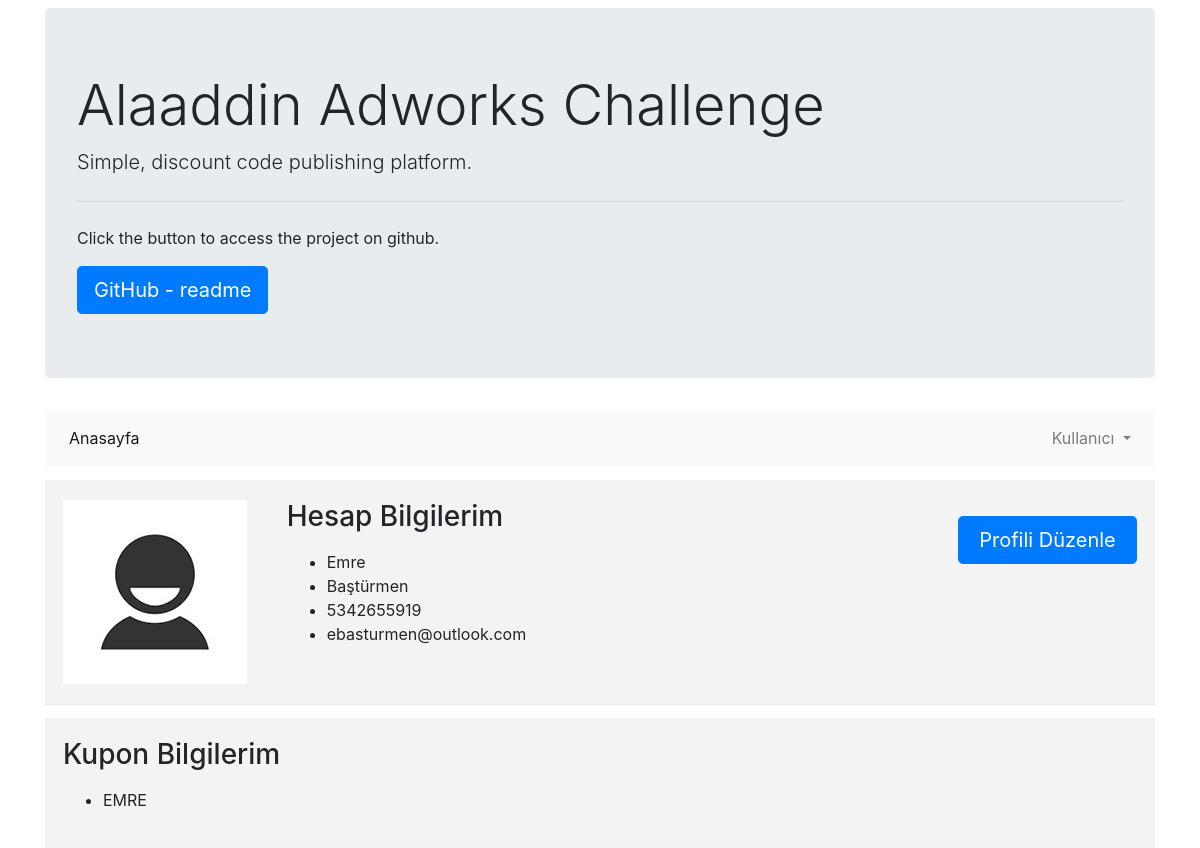
The app's page /profile.php (signed in) with its own data.
### tables this page shows
CREATE TABLE `users` (
  `id` int(8) unsigned NOT NULL AUTO_INCREMENT,
  `name` varchar(64) DEFAULT NULL,
  `surname` varchar(128) DEFAULT NULL,
  `phone` varchar(128) DEFAULT NULL,
  `email` varchar(128) NOT NULL,
  `password` varchar(255) NOT NULL,
  `profile_photo` varchar(255) DEFAULT NULL,
  PRIMARY KEY (`id`)
);

CREATE TABLE `discount_codes` (
  `id` int(8) unsigned NOT NULL AUTO_INCREMENT,
  `title` varchar(255) DEFAULT NULL,
  `code` varchar(255) DEFAULT NULL,
  `owner_id` int(8) unsigned DEFAULT NULL,
  `status` tinyint(1) DEFAULT 0,
  PRIMARY KEY (`id`),
  KEY `FK_owner_id` (`owner_id`),
  CONSTRAINT `FK_owner_id` FOREIGN KEY (`owner_id`) REFERENCES `users` (`id`) ON UPDATE CASCADE
);

### class/users.php (called while the page is built, shortened)
<?php
class User{
    private $conn;
    private $db_table = "users";
    public $id;
    public function __construct($db){
        $this->conn = $db;
    }
    public function getSingleUser(){
        $sqlQuery = "SELECT *  FROM ". $this->db_table ." WHERE id = ? LIMIT 0,1";
        $stmt = $this->conn->prepare($sqlQuery);
        $stmt->bindParam(1, $this->id);
        $stmt->execute();
        $dataRow = $stmt->fetch(PDO::FETCH_ASSOC);
        if (!empty($dataRow))
        {
            $this->name = $dataRow['name'];
            $this->surname = $dataRow['surname'];
            $this->phone = $dataRow['phone'];
            $this->email = $dataRow['email'];
        }
    }
}
?>

### class/coupons.php (called while the page is built, shortened)
<?php
class Coupons{
    private $conn;
    private $db_table = "discount_codes";
    public $owner_id;
    public function __construct($db){
        $this->conn = $db;
    }
    public function get_coupon()
    {
        $this->owner_id=htmlspecialchars(strip_tags($this->owner_id));
        $sqlQuery = "SELECT * FROM " . $this->db_table ." WHERE owner_id = ? LIMIT 0,1";
        $stmt = $this->conn->prepare($sqlQuery);
        $stmt->bindParam(1, $this->owner_id);
        $stmt->execute();
        $dataRow = $stmt->fetch(PDO::FETCH_ASSOC);
        if (!empty($dataRow))
        {
            $this->code = $dataRow['code'];
        }
    }
}
?>

### profile.php (the view, shortened to what this page needs)
<?php
if (!isset($_SESSION['logged_in'])) {
    header("Location: http://localhost/sign-in.php");
    exit();
} else {
    include_once 'config/database.php';
    include_once 'class/users.php';
    include_once 'class/coupons.php';
    $user = new User($db);
    $user->id = $_SESSION['id'];
    $user->getSingleUser();
    $coupon = new Coupons($db);
    $coupon->owner_id = $_SESSION['id'];
    $coupon->get_coupon();
}
?>
<!doctype html>
<html lang="en">
<head>
    <?php include "views/partials/head.php"; ?>
</head>
<body>
<div class="container">
    <?php include "views/partials/jumbotron.php"; ?>
    <?php include "views/partials/navbar.php"; ?>
    <div class="col-12 profile p-0">
        <div class="profile-box">
            <div class="row no-gutters justify-content-between">
                <div class="col-md-2 profile-image">
                    <img src="assets/images/default-photo.jpg" alt="Logo">
                </div>
                <div class="col-md-7 profile-title">
                    <h3>Hesap Bilgilerim</h3>
                    <ul>
                        <li><?php echo $user->name ?></li>
                        <li><?php echo $user->surname ?></li>
                        <li><?php echo $user->phone ?></li>
                        <li><?php echo $user->email ?></li>
                    </ul>
                </div>
                <div class="col-md-2 discount-code-button">
                    <a class="btn btn-primary btn-lg btn-block" href="/profile-edit.php" role="button">Profili
                        Düzenle</a>
                </div>
            </div>
        </div>
    </div>
    <div class="col-12 coupon-box">
        <h3>Kupon Bilgilerim</h3>
        <ul>
            <?php if (!is_null($coupon->code)) { ?>
                <li><?php echo $coupon->code ?></li>
            <?php } else { ?>
                <li>Henüz kupon kodu almadınız.</li>
            <?php } ?>
        </ul>
    </div>
</div>
</body>
</html>

### assets/css/custom.css (style rules this page uses)
html, body { height: 100%; margin: 0; }
.discount-code-button button,.discount-code-button a { float: right; margin: 16px 0; }
.profile-box { margin: 14px 0; background: #f3f3f3; box-shadow: 0 1px 1px rgba(0, 0, 0, 0.08); height: max-content; padding: 20px 18px; }
.profile-image img { height: 184px; width: 184px; }
.profile-title h3 { margin-bottom: 16px; }
.coupon-box { margin: 14px 0; background: #f3f3f3; box-shadow: 0 1px 1px rgba(0, 0, 0, 0.08); height: max-content; padding: 20px 18px; }
.coupon-box h3 { margin-bottom: 16px; }

### records on screen
users: name "Emre", surname "Baştürmen", phone "5342655919", email "ebasturmen@outlook.com"
discount_codes: code "EMRE"
